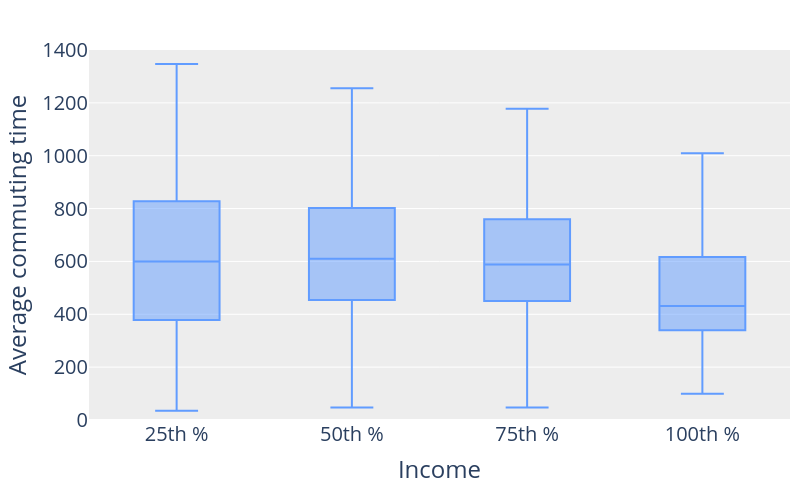

The code cell stored with this chart in its notebook:
### Code cell
red = '#f8766d'
blue = '#619cff'

res = res.dropna()

xs = np.quantile(np.array(res.income), [.25, .5, .75, 1])

ys = [0,0,0,0]

for i in range(4):
    if not i:
        ys[i] = res.loc[res.income <= xs[i]].shortest_path
    else:
        ys[i] = res.loc[(res.income >= xs[i-1]) & (res.income <= xs[i])].shortest_path

fig = go.Figure()


for i, y in enumerate(ys):
    fig.add_trace(
        go.Box( y=y, 
                marker=dict(
                            color=blue,
                            outliercolor='rgba(219, 64, 82, 0)',
                            line=dict(
                                outliercolor='rgba(219, 64, 82, 0)',
                                outlierwidth=0)
                            ),
                name=str((i+1)*25)+"th %")
    )



fig.update_layout(
        #xaxis=dict(title="Day of Week",
                   #x=0.5),
        yaxis=dict(title="Average commuting time"),
        xaxis=dict(title="Income"),
        height=500, 
        width=800,
        #legend_title_text='Week type',
        margin=dict(l=75, r=10, t=50, b=80),
        showlegend=False,
        legend=dict(
                yanchor="bottom",
                y=-1,
                xanchor="left",
                x=0.35,
                orientation="h",
                font=dict(
                    #family="Courier",
                    size=24,
                   # color="black"
                ),
            ),
        font=dict(size=20), plot_bgcolor="#ededed",
        yaxis_range=[0, 1400],
    )

fig.write_image('./figure/commute_per_pct_income.png', scale=3)

fig

### Figure 1 — Plotly figure (JSON) as saved in the notebook; plotly's stock layout.template omitted (floating-point values rounded to 4 significant figures; data arrays with more than 128 entries replaced by an {"elided": "..."} marker saying what was removed)
{"data": [{"marker": {"color": "#619cff", "line": {"outliercolor": "rgba(219, 64, 82, 0)", "outlierwidth": 0}, "outliercolor": "rgba(219, 64, 82, 0)"}, "name": "25th %", "type": "box", "y": {"elided": "152 float values"}}, {"marker": {"color": "#619cff", "line": {"outliercolor": "rgba(219, 64, 82, 0)", "outlierwidth": 0}, "outliercolor": "rgba(219, 64, 82, 0)"}, "name": "50th %", "type": "box", "y": {"elided": "151 float values"}}, {"marker": {"color": "#619cff", "line": {"outliercolor": "rgba(219, 64, 82, 0)", "outlierwidth": 0}, "outliercolor": "rgba(219, 64, 82, 0)"}, "name": "75th %", "type": "box", "y": {"elided": "151 float values"}}, {"marker": {"color": "#619cff", "line": {"outliercolor": "rgba(219, 64, 82, 0)", "outlierwidth": 0}, "outliercolor": "rgba(219, 64, 82, 0)"}, "name": "100th %", "type": "box", "y": {"elided": "152 float values"}}], "layout": {"font": {"size": 20}, "height": 500, "legend": {"font": {"size": 24}, "orientation": "h", "x": 0.35, "xanchor": "left", "y": -1, "yanchor": "bottom"}, "margin": {"b": 80, "l": 75, "r": 10, "t": 50}, "plot_bgcolor": "#ededed", "showlegend": false, "width": 800, "xaxis": {"title": {"text": "Income"}}, "yaxis": {"range": [0, 1400], "title": {"text": "Average commuting time"}}}}
